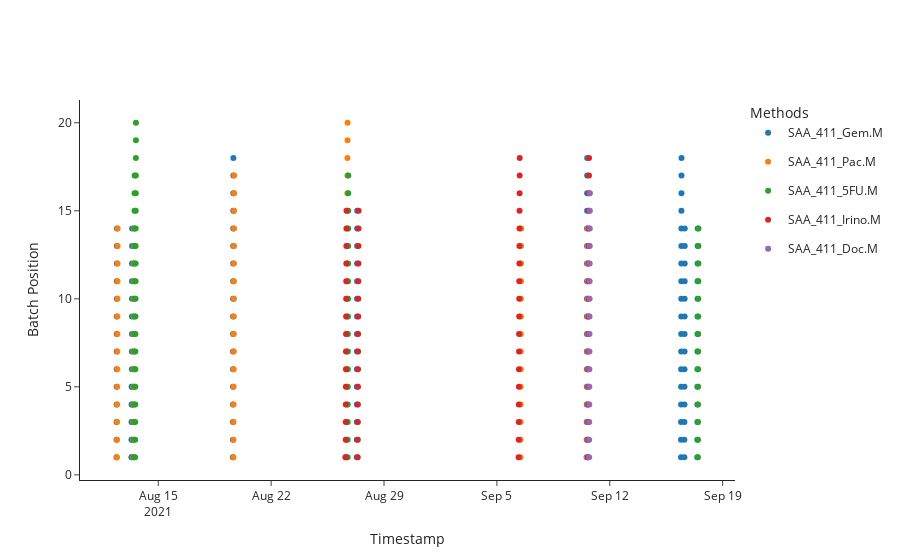

The notebook cell this image was saved under:
### Code cell
methods_plot = pc.plot_methods()
methods_plot.show()

methods = pc.get_methods()
print("Methods: ", methods)
